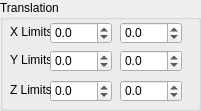
     <widget class="QGroupBox" name="TranslationLimitsGroup">
      <property name="geometry">
       <rect>
        <x>10</x>
        <y>80</y>
        <width>201</width>
        <height>111</height>
       </rect>
      </property>
      <property name="title">
       <string>Translation</string>
      </property>
      <widget class="QLabel" name="TranslationXLimitsLabel">
       <property name="geometry">
        <rect>
         <x>10</x>
         <y>24</y>
         <width>41</width>
         <height>16</height>
        </rect>
       </property>
       <property name="text">
        <string>X Limits</string>
       </property>
      </widget>
      <widget class="QDoubleSpinBox" name="TranslationZMin">
       <property name="geometry">
        <rect>
         <x>50</x>
         <y>80</y>
         <width>62</width>
         <height>22</height>
        </rect>
       </property>
       <property name="decimals">
        <number>1</number>
       </property>
       <property name="minimum">
        <double>-99.000000000000000</double>
       </property>
       <property name="maximum">
        <double>99.000000000000000</double>
       </property>
      </widget>
      <widget class="QLabel" name="TranslationZLimitsLabel">
       <property name="geometry">
        <rect>
         <x>10</x>
         <y>82</y>
         <width>41</width>
         <height>16</height>
        </rect>
       </property>
       <property name="text">
        <string>Z Limits</string>
       </property>
      </widget>
      <widget class="QDoubleSpinBox" name="TranslationXMin">
       <property name="geometry">
        <rect>
         <x>50</x>
         <y>22</y>
         <width>62</width>
         <height>22</height>
        </rect>
       </property>
       <property name="decimals">
        <number>1</number>
       </property>
       <property name="minimum">
        <double>-99.000000000000000</double>
       </property>
       <property name="maximum">
        <double>99.000000000000000</double>
       </property>
      </widget>
      <widget class="QLabel" name="TranslationYLimitsLabel">
       <property name="geometry">
        <rect>
         <x>10</x>
         <y>52</y>
         <width>41</width>
         <height>16</height>
        </rect>
       </property>
       <property name="text">
        <string>Y Limits</string>
       </property>
      </widget>
      <widget class="QDoubleSpinBox" name="TranslationYMin">
       <property name="geometry">
        <rect>
         <x>50</x>
         <y>50</y>
         <width>62</width>
         <height>22</height>
        </rect>
       </property>
       <property name="decimals">
        <number>1</number>
       </property>
       <property name="minimum">
        <double>-99.000000000000000</double>
       </property>
       <property name="maximum">
        <double>99.000000000000000</double>
       </property>
      </widget>
      <widget class="QDoubleSpinBox" name="TranslationXMax">
       <property name="geometry">
        <rect>
         <x>120</x>
         <y>22</y>
         <width>62</width>
         <height>22</height>
        </rect>
       </property>
       <property name="decimals">
        <number>1</number>
       </property>
       <property name="minimum">
        <double>-99.000000000000000</double>
       </property>
       <property name="maximum">
        <double>99.000000000000000</double>
       </property>
      </widget>
      <widget class="QDoubleSpinBox" name="TranslationZMax">
       <property name="geometry">
        <rect>
         <x>120</x>
         <y>80</y>
         <width>62</width>
         <height>22</height>
        </rect>
       </property>
       <property name="decimals">
        <number>1</number>
       </property>
       <property name="minimum">
        <double>-99.000000000000000</double>
       </property>
       <property name="maximum">
        <double>99.000000000000000</double>
       </property>
      </widget>
      <widget class="QDoubleSpinBox" name="TranslationYMax">
       <property name="geometry">
        <rect>
         <x>120</x>
         <y>50</y>
         <width>62</width>
         <height>22</height>
        </rect>
       </property>
       <property name="decimals">
        <number>1</number>
       </property>
       <property name="minimum">
        <double>-99.000000000000000</double>
       </property>
       <property name="maximum">
        <double>99.000000000000000</double>
       </property>
      </widget>
     </widget>
